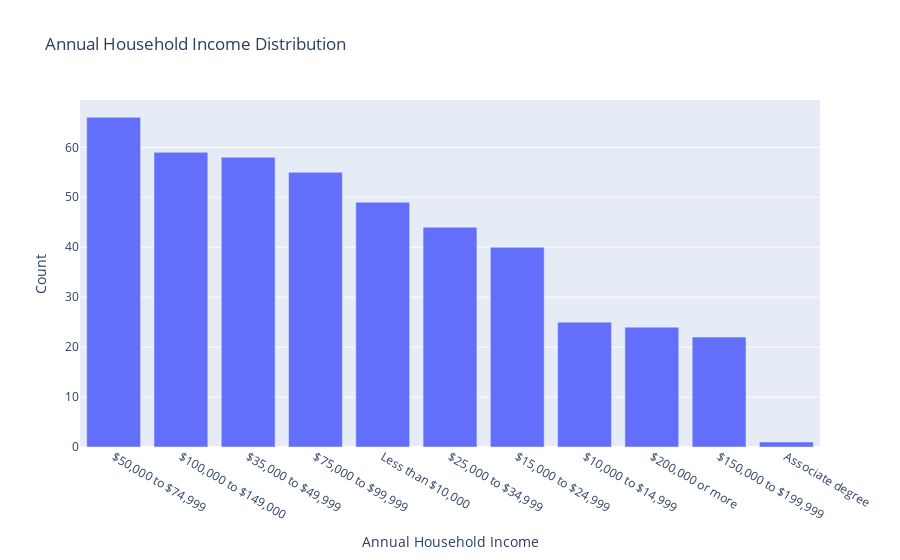

Notebook code cell kept with this figure:
### Code cell
import plotly.express as px

# Count the occurrences of each income category
income_counts = df['Annual Household Income'].value_counts()

# Create a bar plot
fig = px.bar(x=income_counts.index, y=income_counts.values, title='Annual Household Income Distribution')
fig.update_xaxes(title='Annual Household Income')
fig.update_yaxes(title='Count')

# Show the plot
fig.show()

### Figure 1 — Plotly figure (JSON) as saved in the notebook; plotly's stock layout.template omitted (floating-point values rounded to 4 significant figures)
{"data": [{"alignmentgroup": "True", "hovertemplate": "x=%{x}<br>y=%{y}<extra></extra>", "legendgroup": "", "marker": {"color": "#636efa", "pattern": {"shape": ""}}, "name": "", "offsetgroup": "", "orientation": "v", "showlegend": false, "textposition": "auto", "type": "bar", "x": ["$50,000 to $74,999", "$100,000 to $149,000", "$35,000 to $49,999", "$75,000 to $99,999", "Less than $10,000", "$25,000 to $34,999", "$15,000 to $24,999", "$10,000 to $14,999", "$200,000 or more", "$150,000 to $199,999", "Associate degree"], "xaxis": "x", "y": [66, 59, 58, 55, 49, 44, 40, 25, 24, 22, 1], "yaxis": "y"}], "layout": {"barmode": "relative", "legend": {"tracegroupgap": 0}, "title": {"text": "Annual Household Income Distribution"}, "xaxis": {"anchor": "y", "domain": [0, 1], "title": {"text": "Annual Household Income"}}, "yaxis": {"anchor": "x", "domain": [0, 1], "title": {"text": "Count"}}}}
